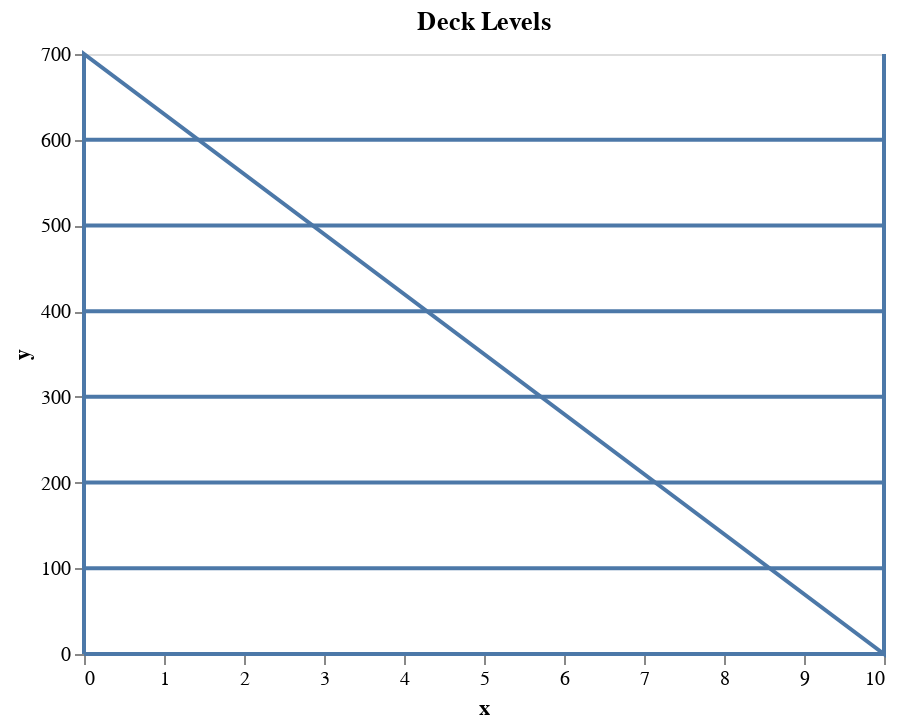

The code cell stored with this chart in its notebook:
### Code cell
import pandas as pd
import altair as alt

deck_legend_frame = pd.DataFrame({"x" : [0, 0, 10, 10, 0],
                                "y" : [700, 0, 0, 700, 700]})

deck_legend_outline = alt.Chart(deck_legend_frame).mark_line().encode(
    alt.X('x:Q'),
    alt.Y('y:Q')).properties(
    title = "Deck Levels")
   
legend_labels = pd.DataFrame({"x" : [5, 5, 5, 5, 5, 5, 5],
                            "y" : [50, 150, 250, 350, 450, 550, 650],
                            "label" : ["A", "B", "C", "D", "E", "F", "G"]})

points = alt.Chart(legend_labels).mark_point().encode(
    alt.X('x:Q', scale=alt.Scale(domain = [0,10])),
    alt.Y('y:Q', scale=alt.Scale(domain = [0,700]))
)

        
text = points.mark_text(
    align='left',
    baseline='middle',
).encode(
    text='label'
)    
    
deck_levels = []

for i in range(0, 7):
    level = pd.DataFrame({"x" : [0, 10],
                          "y" : [(100*i), (100*i)]})
    deck_levels.append(level)
    
deck_level_A = alt.Chart(deck_levels[0]).mark_line().encode(
    alt.X('x:Q'),
    alt.Y('y:Q')
)

deck_level_B = alt.Chart(deck_levels[1]).mark_line().encode(
    alt.X('x:Q'),
    alt.Y('y:Q')
)

deck_level_C = alt.Chart(deck_levels[2]).mark_line().encode(
    alt.X('x:Q'),
    alt.Y('y:Q')
)

deck_level_D = alt.Chart(deck_levels[3]).mark_line().encode(
    alt.X('x:Q'),
    alt.Y('y:Q')
)

deck_level_E = alt.Chart(deck_levels[4]).mark_line().encode(
    alt.X('x:Q'),
    alt.Y('y:Q')
)

deck_level_F = alt.Chart(deck_levels[5]).mark_line().encode(
    alt.X('x:Q'),
    alt.Y('y:Q')
)

deck_level_G = alt.Chart(deck_levels[6]).mark_line().encode(
    alt.X('x:Q'),
    alt.Y('y:Q')
)

deck_legend = ("this is my really, really, really, really, really, really" + 
    "really long string that I'd like to shorten.")

deck_legend = deck_legend_outline + deck_level_A + deck_level_B + deck_level_C + deck_level_D + deck_level_E + deck_level_F + deck_level_G

deck_legend.configure_axis(grid=False)

### Figure 1 — Vega-Lite specification as saved in the notebook (floating-point values rounded to 4 significant figures)
{"$schema": "https://vega.github.io/schema/vega-lite/v3.4.0.json", "config": {"axis": {"grid": false}, "mark": {"tooltip": null}, "view": {"height": 300, "width": 400}}, "datasets": {"data-22e405b9ddc1a10741378686efa0e538": [{"x": 0, "y": 400}, {"x": 10, "y": 400}], "data-49684b1590286a69d6a38ffac79f9844": [{"x": 0, "y": 200}, {"x": 10, "y": 200}], "data-5db58c9de08bf12d64a58b46616dd728": [{"x": 0, "y": 700}, {"x": 0, "y": 0}, {"x": 10, "y": 0}, {"x": 10, "y": 700}, {"x": 0, "y": 700}], "data-749e47bccae11bb1b848c289ab72eddb": [{"x": 0, "y": 0}, {"x": 10, "y": 0}], "data-916da849c5d7783a18279c31d9b1ead4": [{"x": 0, "y": 600}, {"x": 10, "y": 600}], "data-c31a44100e2a5cfd538e7aac4bc67431": [{"x": 0, "y": 100}, {"x": 10, "y": 100}], "data-e0c21345b6a350d36ca5f32b4822ce4b": [{"x": 0, "y": 300}, {"x": 10, "y": 300}], "data-e8edef1de15d3f2d39558f2074802014": [{"x": 0, "y": 500}, {"x": 10, "y": 500}]}, "layer": [{"data": {"name": "data-5db58c9de08bf12d64a58b46616dd728"}, "encoding": {"x": {"field": "x", "type": "quantitative"}, "y": {"field": "y", "type": "quantitative"}}, "mark": "line", "title": "Deck Levels"}, {"data": {"name": "data-749e47bccae11bb1b848c289ab72eddb"}, "encoding": {"x": {"field": "x", "type": "quantitative"}, "y": {"field": "y", "type": "quantitative"}}, "mark": "line"}, {"data": {"name": "data-c31a44100e2a5cfd538e7aac4bc67431"}, "encoding": {"x": {"field": "x", "type": "quantitative"}, "y": {"field": "y", "type": "quantitative"}}, "mark": "line"}, {"data": {"name": "data-49684b1590286a69d6a38ffac79f9844"}, "encoding": {"x": {"field": "x", "type": "quantitative"}, "y": {"field": "y", "type": "quantitative"}}, "mark": "line"}, {"data": {"name": "data-e0c21345b6a350d36ca5f32b4822ce4b"}, "encoding": {"x": {"field": "x", "type": "quantitative"}, "y": {"field": "y", "type": "quantitative"}}, "mark": "line"}, {"data": {"name": "data-22e405b9ddc1a10741378686efa0e538"}, "encoding": {"x": {"field": "x", "type": "quantitative"}, "y": {"field": "y", "type": "quantitative"}}, "mark": "line"}, {"data": {"name": "data-e8edef1de15d3f2d39558f2074802014"}, "encoding": {"x": {"field": "x", "type": "quantitative"}, "y": {"field": "y", "type": "quantitative"}}, "mark": "line"}, {"data": {"name": "data-916da849c5d7783a18279c31d9b1ead4"}, "encoding": {"x": {"field": "x", "type": "quantitative"}, "y": {"field": "y", "type": "quantitative"}}, "mark": "line"}]}
